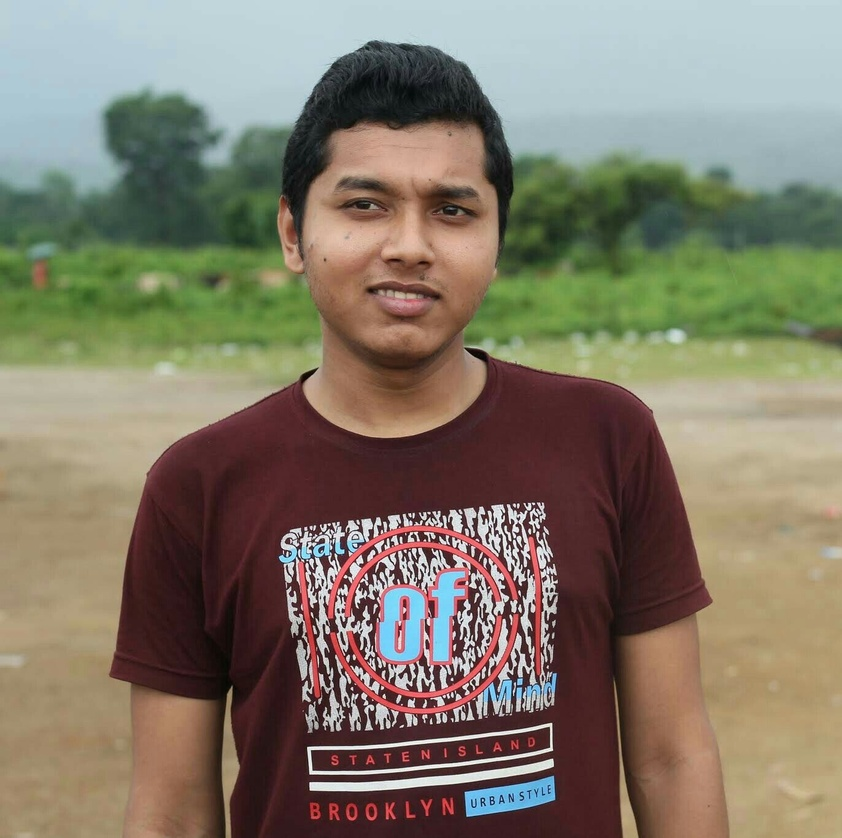
#> input picture faruk.jpg, 842 x 838 px, shrunk from 1372 x 1365 before the run, found by its file name
$ python main.py
#> lines starting #> are read from the running program, lines starting #| are printed output that depends on the picture
import cv2
imgl='C:/Users/faruk/Desktop/'
filename='faruk.jpg'

img=cv2.imread(imgl+filename)
#> img is the input picture: shape (838, 842, 3); mean B, G, R 104.6, 121.5, 129.6

gray_img=cv2.cvtColor(img, cv2.COLOR_BGR2GRAY)
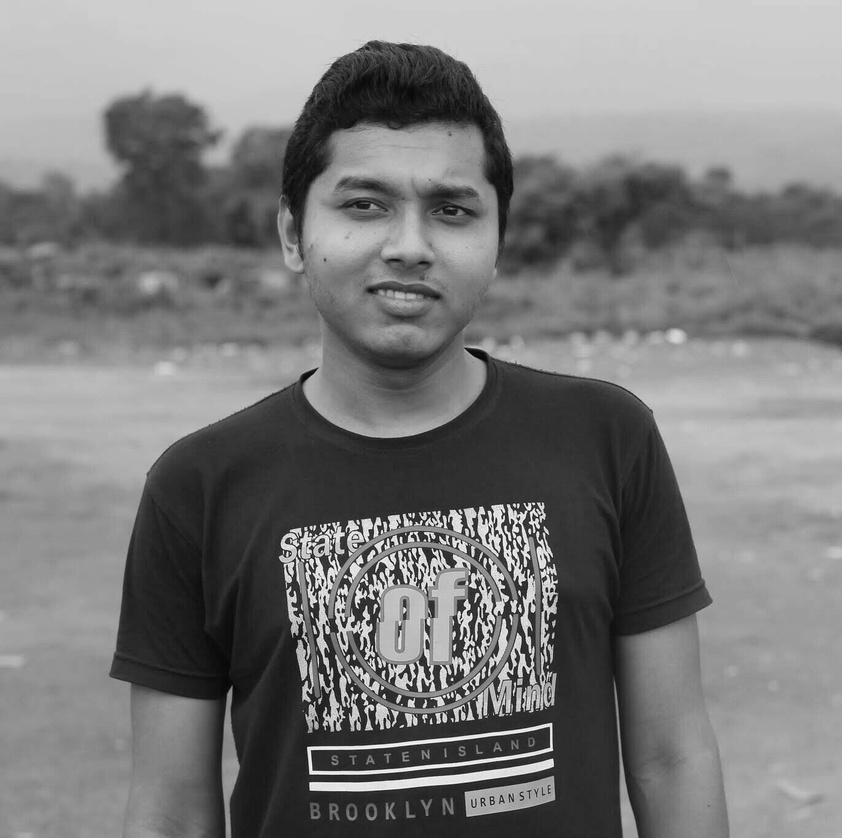
#> gray_img: shape (838, 842); min 1, max 255, mean 121.9
inverted_gray_img=255-gray_img
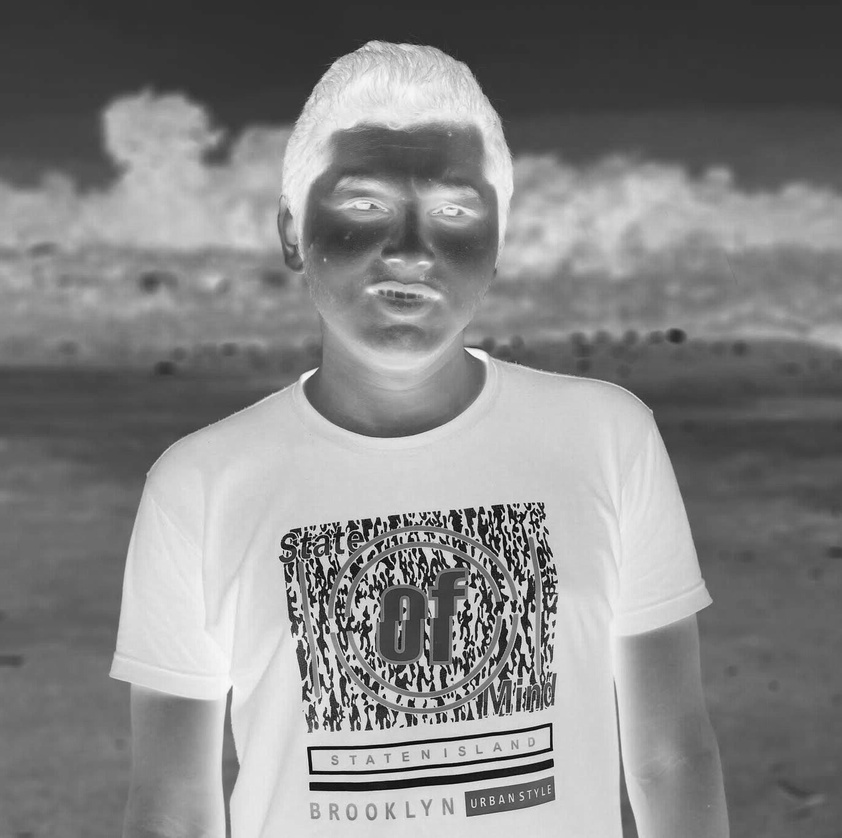
#> inverted_gray_img: shape (838, 842); min 0, max 254, mean 133.1
blurred_img=cv2.GaussianBlur(inverted_gray_img,(21,21),0)
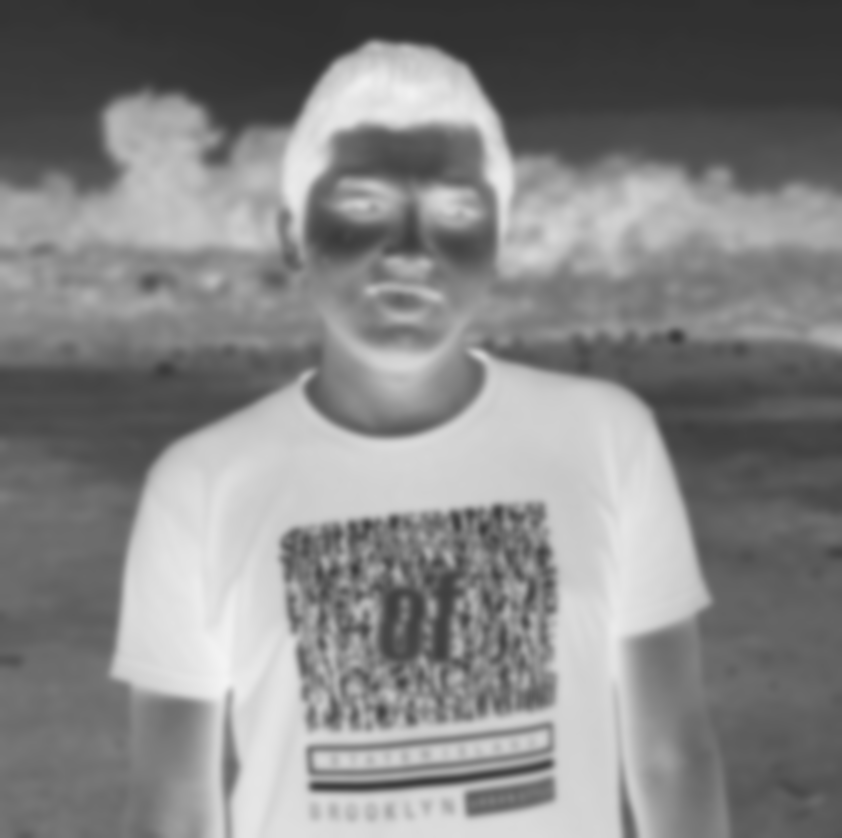
#> blurred_img: shape (838, 842); min 46, max 243, mean 133.1
inverted_blurred_img=255-blurred_img
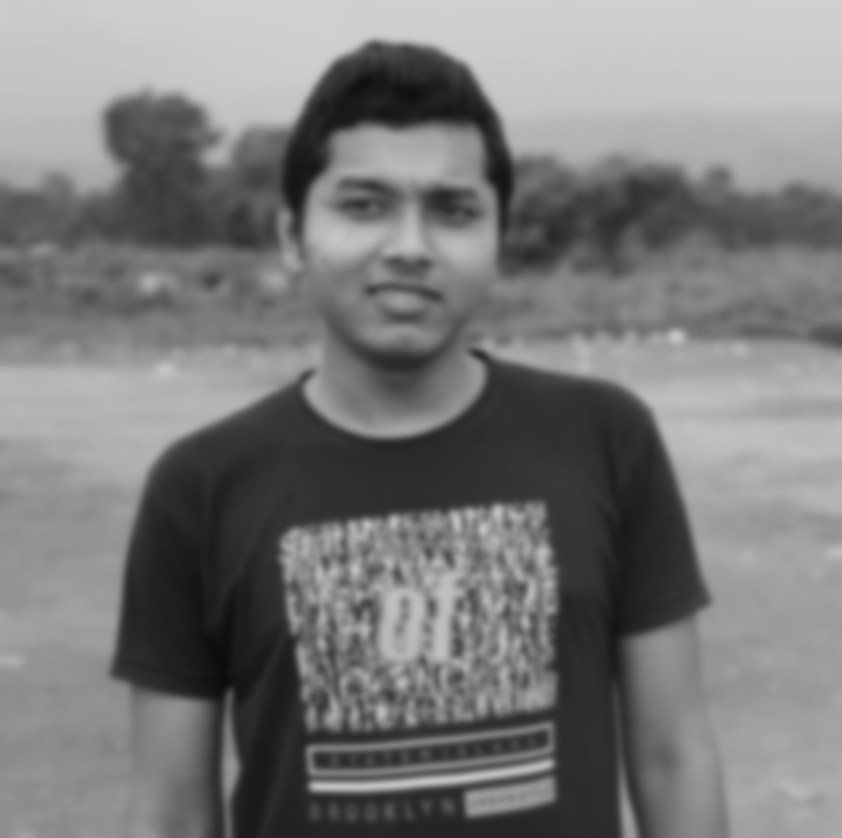
#> inverted_blurred_img: shape (838, 842); min 12, max 209, mean 121.9
pencil_img=cv2.divide(gray_img,inverted_blurred_img,scale=256.0)
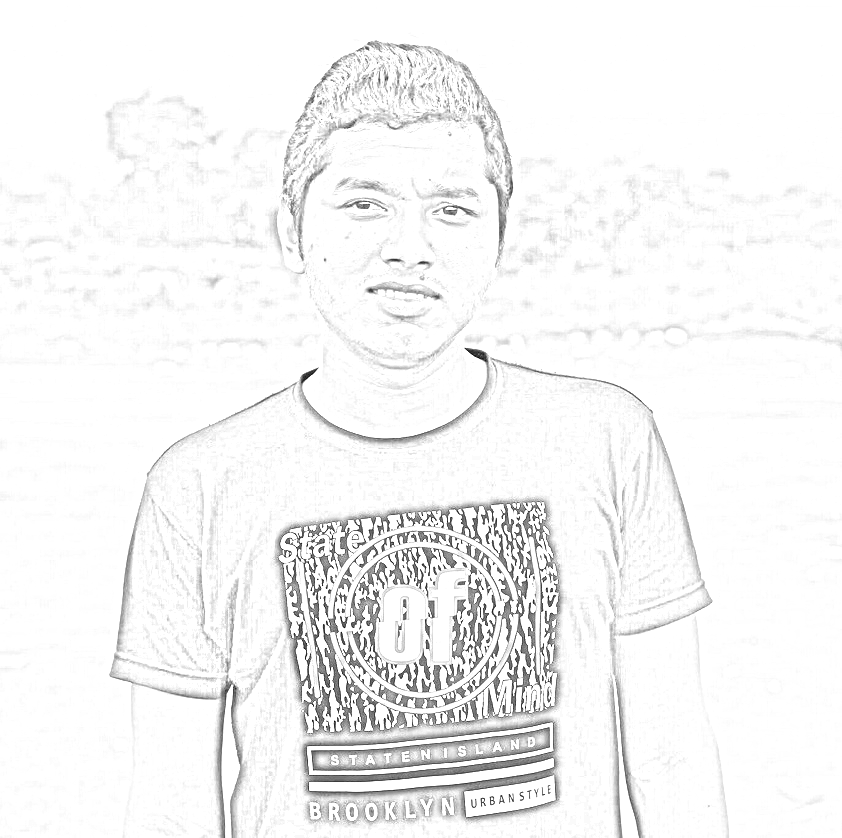
#> pencil_img: shape (838, 842); min 4, max 255, mean 244.5


cv2.imshow('original image',img)
cv2.imshow('New image',pencil_img)
cv2.waitKey(0)
